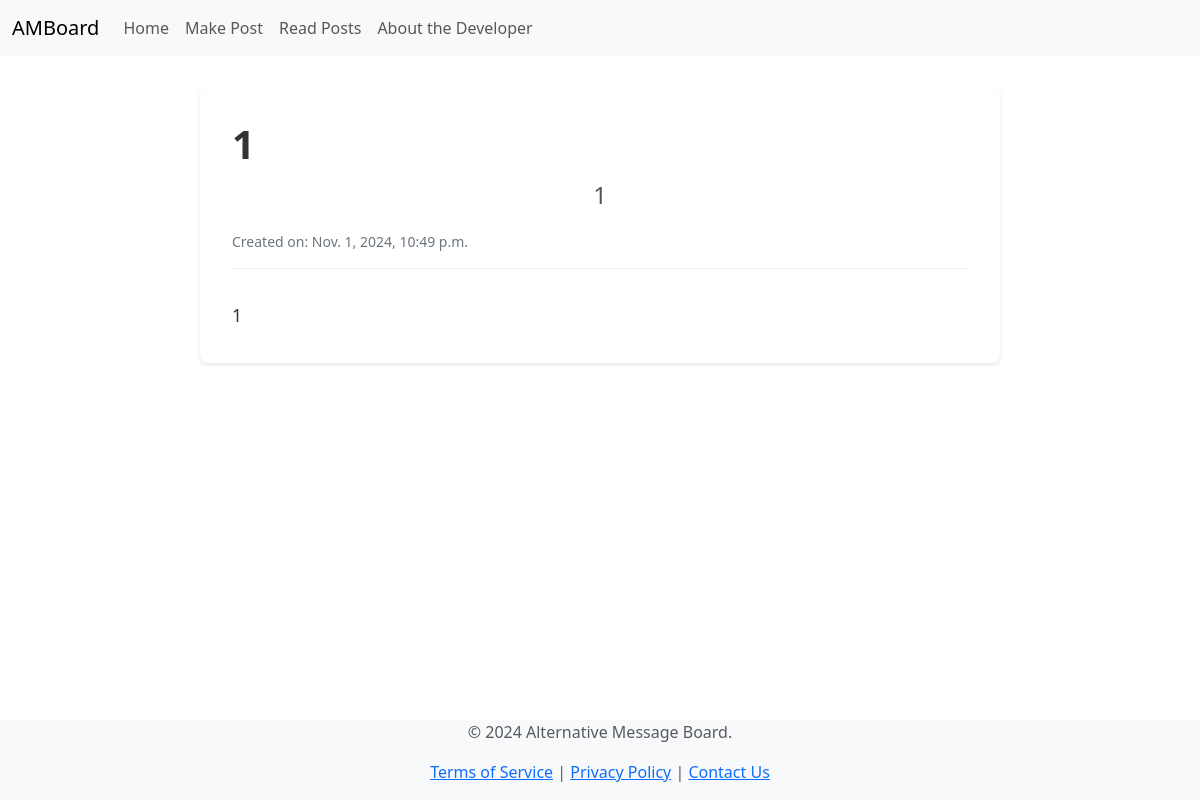
The app's page /posts/4/ with its own data.
### posts/models.py (models this page shows, shortened)
class Post(models.Model):
    title = models.CharField(max_length=128)
    subtitle = models.CharField(max_length=256)
    body = models.TextField()
    created_on = models.DateTimeField(auto_now_add=True)

### posts/views.py (the view)
# urls.py: path("<int:pk>/", views.PostDetailView.as_view(), name="details"),
class PostDetailView(DetailView):
    template_name = "posts/detail.html"
    model = Post

### templates/posts/detail.html (shortened to what this page needs)
{% extends 'base.html' %}
{% block content %}
<article class="post-detail">
    <h1 class="post-title">{{ post.title }}</h1>
    <h3 class="post-subtitle">{{ post.subtitle }}</h3>
    <small class="post-meta">Created on: {{ post.created_on }}</small>
    <div class="post-content">
        {{ post.body }}
    </div>
</article>
{% endblock content %}

### static/css/base.css (style rules this page uses)
* { margin: 0; padding: 0; }
html, body { height: 100%; display: flex; flex-direction: column; }
.home-container h1, h3 { text-align: center; padding: 5px; }
.post-detail { max-width: 800px; margin: 2rem auto; padding: 2rem; background-color: #ffffff; border-radius: 8px; box-shadow: 0 2px 4px rgba(0, 0, 0, 0.1); }
.post-title { color: #333; font-size: 2.5rem; font-weight: 700; margin-bottom: 0.5rem; line-height: 1.2; }
.post-subtitle { color: #555; font-size: 1.5rem; font-weight: 500; margin-bottom: 1rem; }
.post-meta { display: block; color: #6c757d; font-size: 0.875rem; margin-bottom: 2rem; padding-bottom: 1rem; border-bottom: 1px solid #eee; }
.post-content { color: #333; font-size: 1.1rem; line-height: 1.7; margin-top: 1.5rem; }

### records on screen
Post: title "1", subtitle "1", created_on "Nov. 1, 2024, 10:49 p.m.", body "1"
